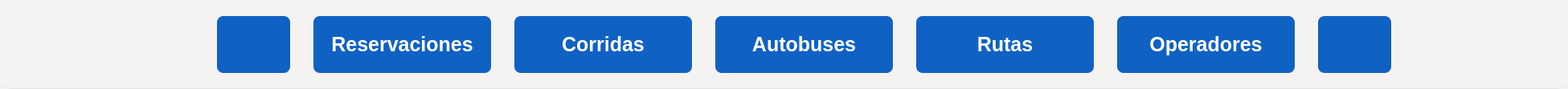
   <widget class="QWidget" name="header_widget" native="true">
    <property name="geometry">
     <rect>
      <x>-10</x>
      <y>10</y>
      <width>1951</width>
      <height>111</height>
     </rect>
    </property>
    <property name="styleSheet">
     <string notr="true">background-color: #F5F3F1;
border-radius: 15px;
border-bottom: 1px solid #E3E3E3;</string>
    </property>
    <widget class="QPushButton" name="boton_rutas">
     <property name="geometry">
      <rect>
       <x>1140</x>
       <y>20</y>
       <width>221</width>
       <height>71</height>
      </rect>
     </property>
     <property name="font">
      <font>
       <pointsize>-1</pointsize>
       <bold>true</bold>
      </font>
     </property>
     <property name="styleSheet">
      <string notr="true">QPushButton{
	background: #1061C4;
	color:WHITE;
	border:none;
	border-radius: 8px;
	font-weight: bold;
	font-size:25px;
}

QPushButton:hover {
    background-color: #0D4FAB;    
}

QPushButton:pressed {
    background-color: #0A3F8A;     
}</string>
     </property>
     <property name="text">
      <string>Rutas</string>
     </property>
     <property name="icon">
      <iconset>
       <normaloff>:/recursos/iconsEmpresa/entrega.png</normaloff>:/recursos/iconsEmpresa/entrega.png</iconset>
     </property>
     <property name="iconSize">
      <size>
       <width>30</width>
       <height>30</height>
      </size>
     </property>
    </widget>
    <widget class="QPushButton" name="boton_corridas">
     <property name="geometry">
      <rect>
       <x>640</x>
       <y>20</y>
       <width>221</width>
       <height>71</height>
      </rect>
     </property>
     <property name="font">
      <font>
       <pointsize>-1</pointsize>
       <bold>true</bold>
      </font>
     </property>
     <property name="styleSheet">
      <string notr="true">QPushButton{
	background: #1061C4;
	color:WHITE;
	border:none;
	border-radius: 8px;
	font-weight: bold;
	font-size: 25px;
}

QPushButton:hover {
    background-color: #0D4FAB;    
}

QPushButton:pressed {
    background-color: #0A3F8A;     
}</string>
     </property>
     <property name="text">
      <string>Corridas</string>
     </property>
     <property name="icon">
      <iconset>
       <normaloff>:/recursos/iconsCliente/calendario.png</normaloff>:/recursos/iconsCliente/calendario.png</iconset>
     </property>
     <property name="iconSize">
      <size>
       <width>30</width>
       <height>30</height>
      </size>
     </property>
    </widget>
    <widget class="QPushButton" name="boton_operadores">
     <property name="geometry">
      <rect>
       <x>1390</x>
       <y>20</y>
       <width>221</width>
       <height>71</height>
      </rect>
     </property>
     <property name="font">
      <font>
       <pointsize>-1</pointsize>
       <bold>true</bold>
      </font>
     </property>
     <property name="styleSheet">
      <string notr="true">QPushButton{
	background: #1061C4;
	color:WHITE;
	border:none;
	border-radius: 8px;
	font-weight: bold;
	font-size: 25px;
}

QPushButton:hover {
    background-color: #0D4FAB;    
}

QPushButton:pressed {
    background-color: #0A3F8A;     
}</string>
     </property>
     <property name="text">
      <string>Operadores</string>
     </property>
     <property name="icon">
      <iconset>
       <normaloff>:/recursos/iconsEmpresa/conductor.png</normaloff>:/recursos/iconsEmpresa/conductor.png</iconset>
     </property>
     <property name="iconSize">
      <size>
       <width>30</width>
       <height>30</height>
      </size>
     </property>
    </widget>
    <widget class="QPushButton" name="boton_autobuses">
     <property name="geometry">
      <rect>
       <x>890</x>
       <y>20</y>
       <width>221</width>
       <height>71</height>
      </rect>
     </property>
     <property name="font">
      <font>
       <pointsize>-1</pointsize>
       <bold>true</bold>
      </font>
     </property>
     <property name="styleSheet">
      <string notr="true">QPushButton{
	background: #1061C4;
	color:WHITE;
	border:none;
	border-radius: 8px;
	font-weight: bold;
	font-size: 25px;
}

QPushButton:hover {
    background-color: #0D4FAB;    
}

QPushButton:pressed {
    background-color: #0A3F8A;     
}</string>
     </property>
     <property name="text">
      <string>Autobuses</string>
     </property>
     <property name="icon">
      <iconset>
       <normaloff>:/recursos/iconsCliente/autobus.png</normaloff>:/recursos/iconsCliente/autobus.png</iconset>
     </property>
     <property name="iconSize">
      <size>
       <width>30</width>
       <height>30</height>
      </size>
     </property>
    </widget>
    <widget class="QPushButton" name="boton_inicio">
     <property name="geometry">
      <rect>
       <x>270</x>
       <y>20</y>
       <width>91</width>
       <height>71</height>
      </rect>
     </property>
     <property name="font">
      <font>
       <pointsize>-1</pointsize>
       <bold>true</bold>
      </font>
     </property>
     <property name="styleSheet">
      <string notr="true">QPushButton{
	background: #1061C4;
	color:WHITE;
	border:none;
	border-radius: 8px;
	font-weight: bold;
	font-size: 25px;
}

QPushButton:hover {
    background-color: #0D4FAB;    
}

QPushButton:pressed {
    background-color: #0A3F8A;     
}</string>
     </property>
     <property name="text">
      <string/>
     </property>
     <property name="icon">
      <iconset>
       <normaloff>:/recursos/iconsEmpresa/casa-silueta-negra-sin-puerta.png</normaloff>:/recursos/iconsEmpresa/casa-silueta-negra-sin-puerta.png</iconset>
     </property>
     <property name="iconSize">
      <size>
       <width>30</width>
       <height>30</height>
      </size>
     </property>
    </widget>
    <widget class="QPushButton" name="boton_reservaciones">
     <property name="geometry">
      <rect>
       <x>390</x>
       <y>20</y>
       <width>221</width>
       <height>71</height>
      </rect>
     </property>
     <property name="font">
      <font>
       <pointsize>-1</pointsize>
       <bold>true</bold>
      </font>
     </property>
     <property name="styleSheet">
      <string notr="true">QPushButton{
	background: #1061C4;
	color:WHITE;
	border:none;
	border-radius: 8px;
	font-weight: bold;
	font-size: 25px;
}

QPushButton:hover {
    background-color: #0D4FAB;    
}

QPushButton:pressed {
    background-color: #0A3F8A;     
}</string>
     </property>
     <property name="text">
      <string>Reservaciones</string>
     </property>
     <property name="icon">
      <iconset>
       <normaloff>:/recursos/iconsEmpresa/boleto.png</normaloff>:/recursos/iconsEmpresa/boleto.png</iconset>
     </property>
     <property name="iconSize">
      <size>
       <width>30</width>
       <height>30</height>
      </size>
     </property>
    </widget>
    <widget class="QPushButton" name="boton_salir">
     <property name="geometry">
      <rect>
       <x>1640</x>
       <y>20</y>
       <width>91</width>
       <height>71</height>
      </rect>
     </property>
     <property name="font">
      <font>
       <pointsize>-1</pointsize>
       <bold>true</bold>
      </font>
     </property>
     <property name="styleSheet">
      <string notr="true">QPushButton{
	background: #1061C4;
	color:WHITE;
	border:none;
	border-radius: 8px;
	font-weight: bold;
	font-size: 25px;
}

QPushButton:hover {
    background-color: #0D4FAB;    
}

QPushButton:pressed {
    background-color: #0A3F8A;     
}</string>
     </property>
     <property name="text">
      <string/>
     </property>
     <property name="icon">
      <iconset>
       <normaloff>:/recursos/iconsEmpresa/cerrar-sesion.png</normaloff>:/recursos/iconsEmpresa/cerrar-sesion.png</iconset>
     </property>
     <property name="iconSize">
      <size>
       <width>30</width>
       <height>30</height>
      </size>
     </property>
    </widget>
   </widget>
